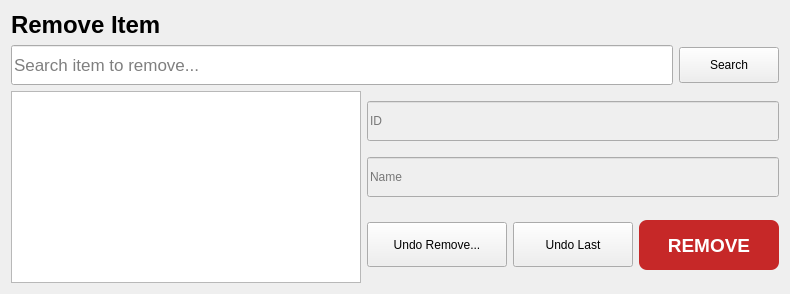
      <widget class="QWidget" name="pageRemoveItem">
       <layout class="QVBoxLayout" name="removeItemLayout">
        <item>
         <widget class="QLabel" name="lblRemoveItem">
          <property name="text">
           <string>Remove Item</string>
          </property>
          <property name="font">
           <font>
            <pointsize>18</pointsize>
            <weight>75</weight>
            <bold>true</bold>
           </font>
          </property>
         </widget>
        </item>
        <item>
         <layout class="QHBoxLayout" name="removeSearchLayout">
          <item>
           <widget class="QLineEdit" name="txtSearch_item_remove">
            <property name="placeholderText">
             <string>Search item to remove...</string>
            </property>
            <property name="minimumSize">
             <size>
              <width>0</width>
              <height>40</height>
             </size>
            </property>
            <property name="font">
             <font>
              <pointsize>13</pointsize>
             </font>
            </property>
           </widget>
          </item>
          <item>
           <widget class="QPushButton" name="btnSearch_item_remove">
            <property name="text">
             <string>Search</string>
            </property>
            <property name="minimumSize">
             <size>
              <width>100</width>
              <height>36</height>
             </size>
            </property>
           </widget>
          </item>
         </layout>
        </item>
        <item>
         <layout class="QHBoxLayout" name="removeListLayout">
          <item>
           <widget class="QListWidget" name="lstSearch_item_remove">
            <property name="minimumSize">
             <size>
              <width>350</width>
              <height>0</height>
             </size>
            </property>
            <property name="font">
             <font>
              <pointsize>12</pointsize>
             </font>
            </property>
           </widget>
          </item>
          <item>
           <layout class="QVBoxLayout" name="removeFormLayout">
            <item>
             <widget class="QLineEdit" name="txtId_item_remove">
              <property name="placeholderText">
               <string>ID</string>
              </property>
              <property name="enabled">
               <bool>false</bool>
              </property>
              <property name="minimumSize">
               <size>
                <width>0</width>
                <height>40</height>
               </size>
              </property>
             </widget>
            </item>
            <item>
             <widget class="QLineEdit" name="txtName_item_remove">
              <property name="placeholderText">
               <string>Name</string>
              </property>
              <property name="enabled">
               <bool>false</bool>
              </property>
              <property name="minimumSize">
               <size>
                <width>0</width>
                <height>40</height>
               </size>
              </property>
             </widget>
            </item>
            <item>
             <spacer name="removeSpacer">
              <property name="orientation">
               <enum>Qt::Vertical</enum>
              </property>
             </spacer>
            </item>
            <item>
             <layout class="QHBoxLayout" name="removeBtnLayout">
              <item>
               <widget class="QPushButton" name="btnUndoRemove_item">
                <property name="text">
                 <string>Undo Remove...</string>
                </property>
                <property name="minimumSize">
                 <size>
                  <width>140</width>
                  <height>45</height>
                 </size>
                </property>
               </widget>
              </item>
              <item>
               <widget class="QPushButton" name="btnUndoLast_item">
                <property name="text">
                 <string>Undo Last</string>
                </property>
                <property name="minimumSize">
                 <size>
                  <width>120</width>
                  <height>45</height>
                 </size>
                </property>
               </widget>
              </item>
              <item>
               <widget class="QPushButton" name="btnRemove_item">
                <property name="text">
                 <string>REMOVE</string>
                </property>
                <property name="minimumSize">
                 <size>
                  <width>140</width>
                  <height>50</height>
                 </size>
                </property>
                <property name="font">
                 <font>
                  <pointsize>14</pointsize>
                  <weight>75</weight>
                  <bold>true</bold>
                 </font>
                </property>
                <property name="styleSheet">
                 <string notr="true">QPushButton { background-color: #c62828; color: white; border: none; border-radius: 8px; } QPushButton:hover { background-color: #8e0000; }</string>
                </property>
               </widget>
              </item>
             </layout>
            </item>
           </layout>
          </item>
         </layout>
        </item>
       </layout>
      </widget>
